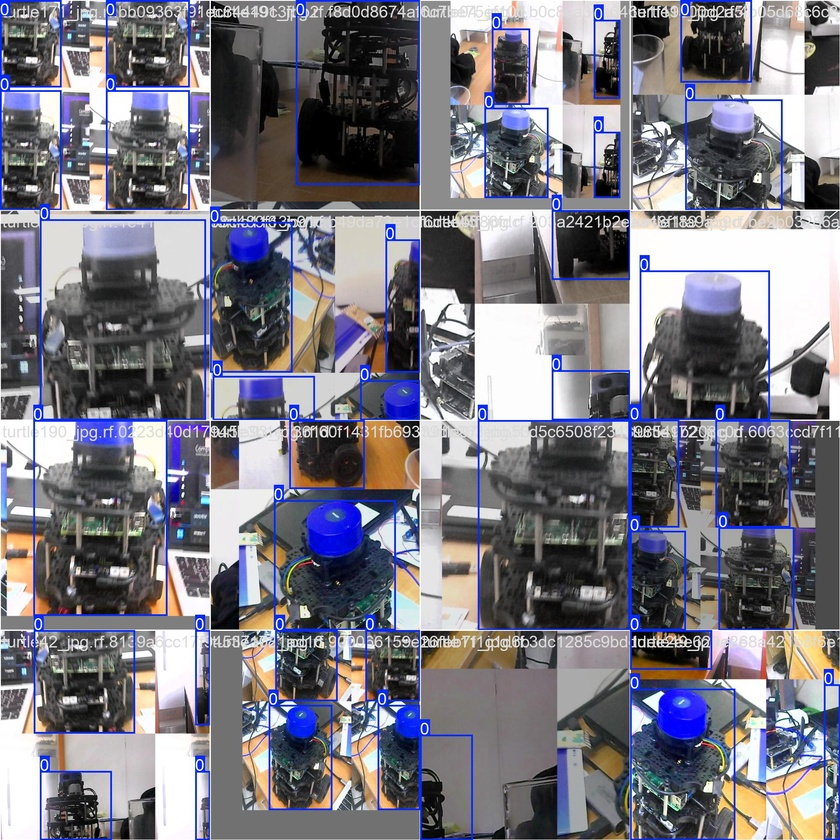
#> input picture lab3/runs/detect/train/train_batch0.jpg, 840 x 840 px, shrunk from 1920 x 1920 before the run, given in place of the camera
$ python Lab3-cv2.py
#> lines starting #> are read from the running program, lines starting #| are printed output that depends on the picture; after the words box and inside, x2 and y2 are one past the last pixel; in counts of white or black regions, pixels touching at a corner belong together
#> in main, frame is the input picture: shape (840, 840, 3); mean B, G, R 129.2, 119.8, 121.4
import cv2
import numpy as np

def detectLine(frame):
    """
    Detect a white line in the image and return:
      - lineCenter in [-1, 1] (left=-1, center=0, right=+1)
      - newFrame (frame with rectangle + center dot drawn)
    """
    newFrame = frame.copy()
    h, w = frame.shape[:2]
#> h = 840; w = 840

    roi_y0 = int(h * 0.6)
#> roi_y0 = 504
    roi = frame[roi_y0:h, 0:w]
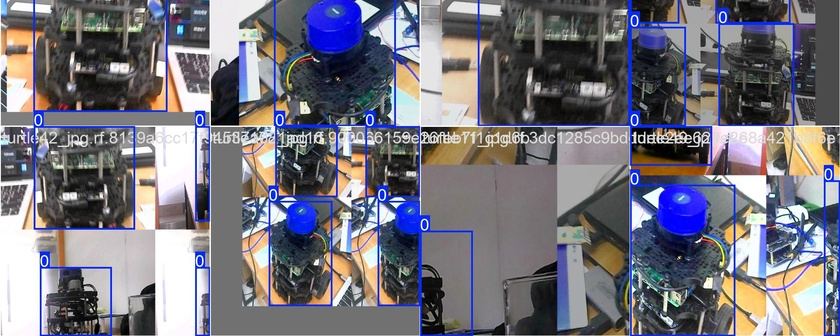
#> roi: shape (336, 840, 3); mean B, G, R 124.8, 115.3, 117.1

    hsv = cv2.cvtColor(roi, cv2.COLOR_BGR2HSV)
#> hsv: shape (336, 840, 3); mean H, S, V 76.3, 54.2, 135.9

    lower_white = np.array([0, 0, 200], dtype=np.uint8)
    upper_white = np.array([180, 40, 255], dtype=np.uint8)
    mask = cv2.inRange(hsv, lower_white, upper_white)
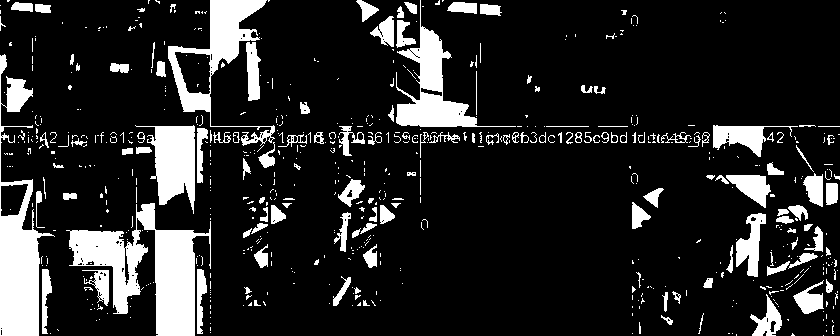
#> mask: shape (336, 840); 15.2% white; 654 white regions (508 under 20 px), largest, box (x1, y1, x2, y2) and area: (66, 203, 211, 336) 7830, (0, 54, 55, 336) 5847, (168, 0, 275, 146) 3862

    kernel = np.ones((5, 5), np.uint8)
    mask = cv2.morphologyEx(mask, cv2.MORPH_OPEN, kernel)
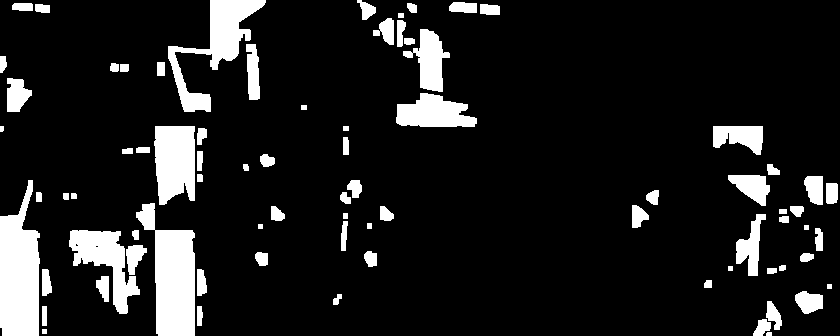
#> mask: shape (336, 840); 11.9% white; 79 white regions, largest, box (x1, y1, x2, y2) and area: (0, 180, 40, 336) 4678, (136, 203, 195, 336) 4531, (168, 0, 266, 112) 3388
    mask = cv2.morphologyEx(mask, cv2.MORPH_CLOSE, kernel)
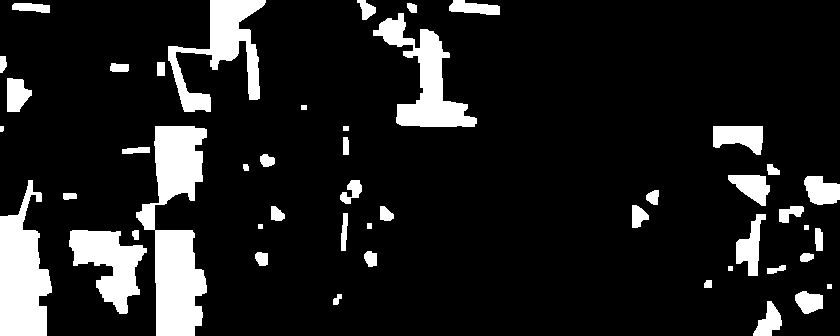
#> mask: shape (336, 840); 12.4% white; 48 white regions

    contours, _ = cv2.findContours(mask, cv2.RETR_EXTERNAL, cv2.CHAIN_APPROX_SIMPLE)
#> contours = 48 contours, 5 with area under 20; largest, box (x1, y1, x2, y2) and area: (136, 126, 207, 336) 7870, (0, 180, 52, 336) 5088, (373, 13, 477, 127) 3976, (168, 0, 266, 112) 3750, (69, 230, 147, 314) 3220

    lineCenter = 0.0

    if contours:
        c = max(contours, key=cv2.contourArea)
#> c = contour of 122 points, box (x1, y1, x2, y2) (136, 126, 207, 336), area 7870

        x, y, cw, ch = cv2.boundingRect(c)
#> x = 136; y = 126; cw = 71; ch = 210

        cx = x + cw // 2
#> cx = 171
        cy = y + ch // 2
#> cy = 231

        cx_full = cx
#> cx_full = 171
        cy_full = cy + roi_y0
#> cy_full = 735

        lineCenter = (cx_full - (w / 2)) / (w / 2)
#> lineCenter = -0.593

        cv2.rectangle(newFrame, (x, y + roi_y0), (x + cw, y + ch + roi_y0), (0, 255, 0), 2)
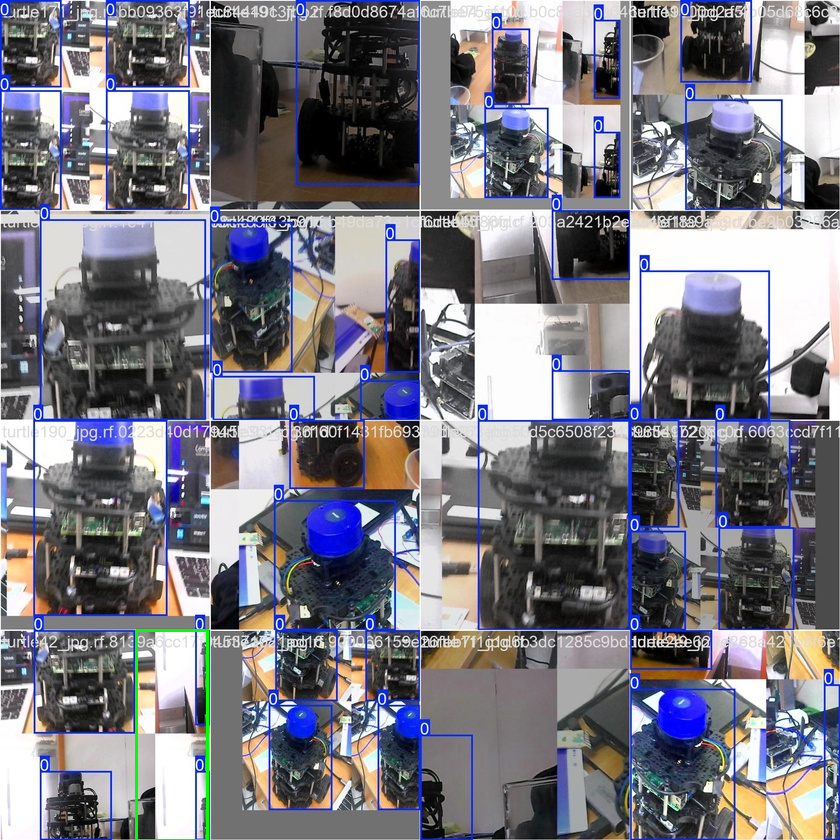
#> newFrame: shape (840, 840, 3); 0.22% of pixels changed, all inside (x1, y1, x2, y2) = (135, 629, 209, 840)
        cv2.circle(newFrame, (cx_full, cy_full), 6, (0, 0, 255), -1)
#> newFrame: shape (840, 840, 3); 0.02% of pixels changed, all inside (x1, y1, x2, y2) = (165, 729, 178, 742)

    return float(lineCenter), newFrame


def main():
    cam = cv2.VideoCapture(0)
    if not cam.isOpened():
        print("Camera did not open.")
        return

    while True:
        ret, frame = cam.read()
        if not ret:
            break

        lineCenter, newFrame = detectLine(frame)
#> lineCenter = -0.593

        cv2.imshow("Line Tracking", newFrame)

        if cv2.waitKey(1) & 0xFF == ord('q'):
#> (key q is pressed here)
            break

    cam.release()
    cv2.destroyAllWindows()


if __name__ == "__main__":
    main()

$ run again, on lab3/runs/detect/train/train_batch1.jpg
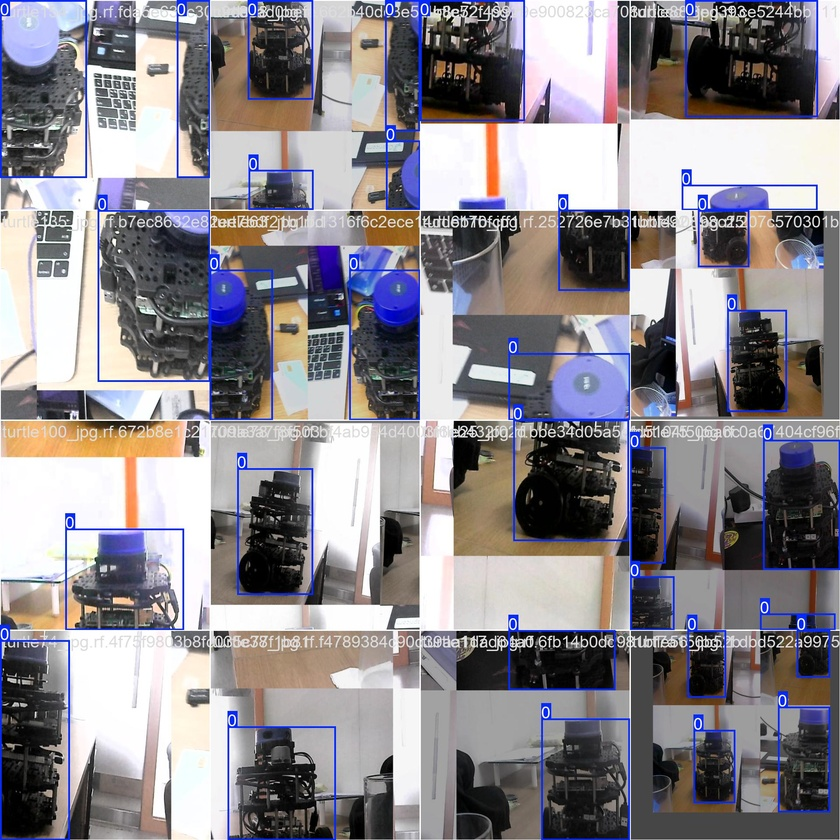
#> input picture lab3/runs/detect/train/train_batch1.jpg, 840 x 840 px, shrunk from 1920 x 1920 before the run, given in place of the camera
#> in main, frame is the input picture: shape (840, 840, 3); mean B, G, R 140.9, 135.4, 139.6
#> hsv: shape (336, 840, 3); mean H, S, V 63, 37.2, 138.7
#> in detectLine, `mask = cv2.morphologyEx(mask, cv2.MORPH_CLOSE, kernel)`:
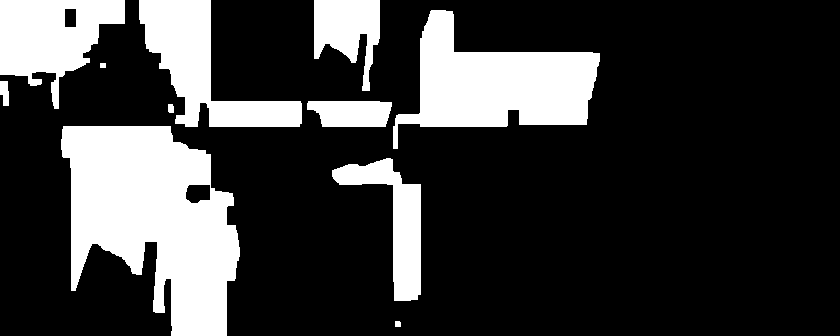
#> mask: shape (336, 840); 23.1% white; 11 white regions
#> contours = 11 contours; largest, box (x1, y1, x2, y2) and area: (61, 126, 240, 336) 24406, (393, 10, 600, 149) 13920, (139, 0, 302, 127) 8186, (0, 0, 125, 109) 7590, (332, 158, 421, 301) 4356
#> c = contour of 180 points, box (x1, y1, x2, y2) (61, 126, 240, 336), area 24406
#> x = 61; y = 126; cw = 179; ch = 210
#> cx = 150
#> cy = 231
#> cx_full = 150
#> cy_full = 735
#> in detectLine, `lineCenter = (cx_full - (w / 2)) / (w / 2)`: lineCenter = -0.643
#> in detectLine, `cv2.rectangle(newFrame, (x, y + roi_y0), (x + cw, y + ch + roi_y0), (0..`:
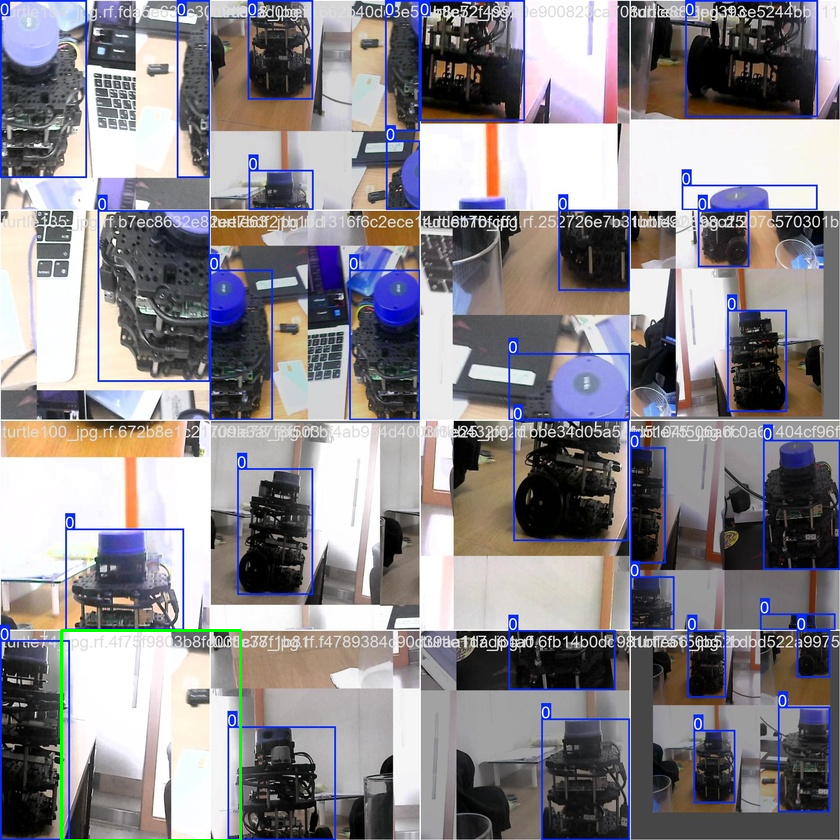
#> newFrame: shape (840, 840, 3); 0.28% of pixels changed, all inside (x1, y1, x2, y2) = (60, 629, 242, 840)

$ run again, on lab3/runs/detect/train/train_batch2.jpg
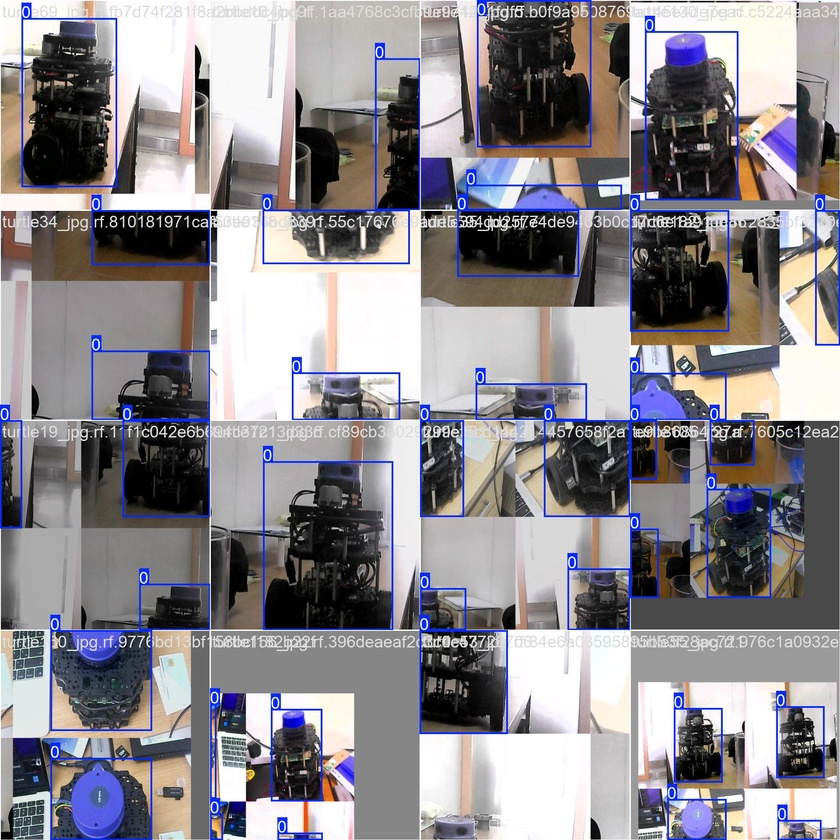
#> input picture lab3/runs/detect/train/train_batch2.jpg, 840 x 840 px, shrunk from 1920 x 1920 before the run, given in place of the camera
#> in main, frame is the input picture: shape (840, 840, 3); mean B, G, R 141.8, 136.4, 140
#> hsv: shape (336, 840, 3); mean H, S, V 62.5, 36.5, 150.2
#> in detectLine, `mask = cv2.morphologyEx(mask, cv2.MORPH_CLOSE, kernel)`:
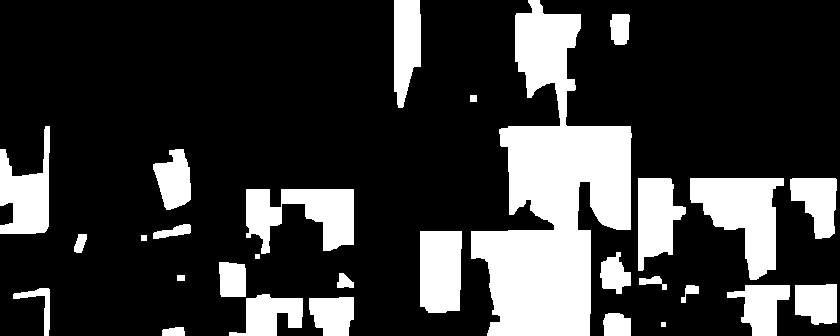
#> mask: shape (336, 840); 22.4% white; 29 white regions
#> contours = 29 contours, 2 with area under 20; largest, box (x1, y1, x2, y2) and area: (471, 0, 632, 336) 26532, (690, 178, 784, 280) 5086, (246, 189, 354, 254) 3986, (420, 231, 462, 313) 3172, (0, 126, 50, 234) 2956
#> c = contour of 223 points, box (x1, y1, x2, y2) (471, 0, 632, 336), area 26532
#> x = 471; y = 0; cw = 161; ch = 336
#> cx = 551
#> cy = 168
#> cx_full = 551
#> cy_full = 672
#> in detectLine, `lineCenter = (cx_full - (w / 2)) / (w / 2)`: lineCenter = 0.312
#> in detectLine, `cv2.rectangle(newFrame, (x, y + roi_y0), (x + cw, y + ch + roi_y0), (0..`:
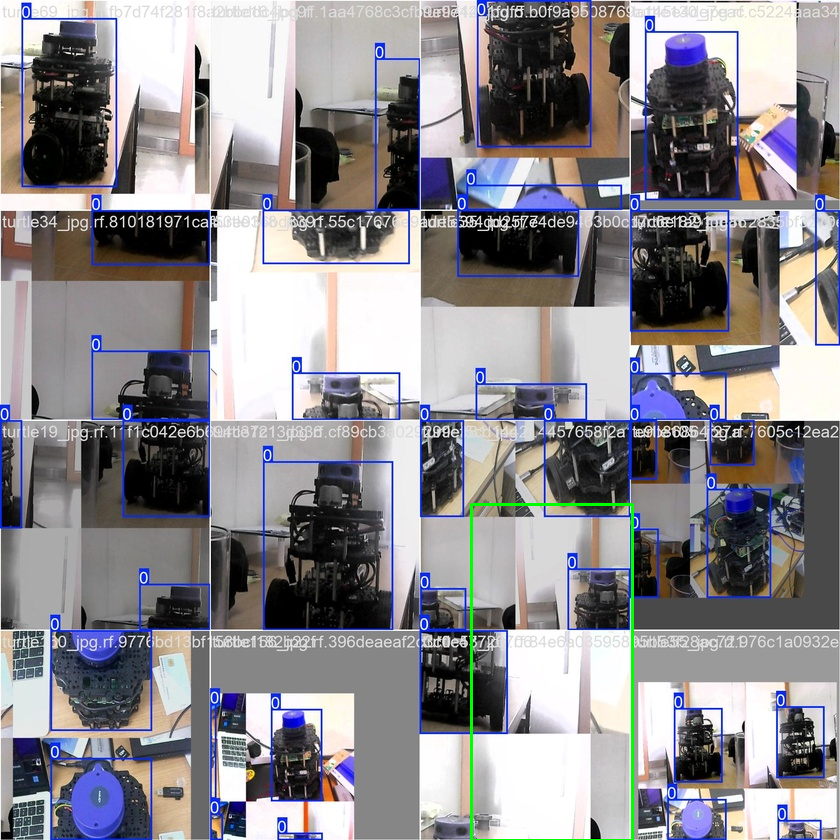
#> newFrame: shape (840, 840, 3); 0.38% of pixels changed, all inside (x1, y1, x2, y2) = (470, 503, 634, 840)

$ run again, on lab3/runs/detect/train/val_batch0_pred.jpg
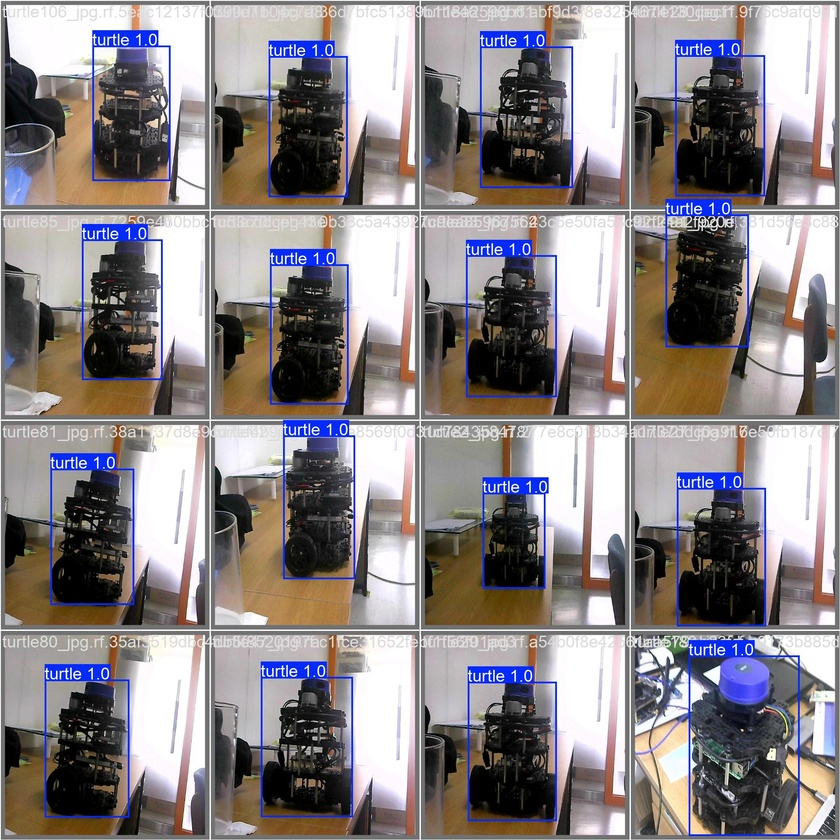
#> input picture lab3/runs/detect/train/val_batch0_pred.jpg, 840 x 840 px, shrunk from 1920 x 1920 before the run, given in place of the camera
#> in main, frame is the input picture: shape (840, 840, 3); mean B, G, R 135, 132.9, 139.1
#> hsv: shape (336, 840, 3); mean H, S, V 69, 56.5, 138.5
#> in detectLine, `mask = cv2.morphologyEx(mask, cv2.MORPH_CLOSE, kernel)`:
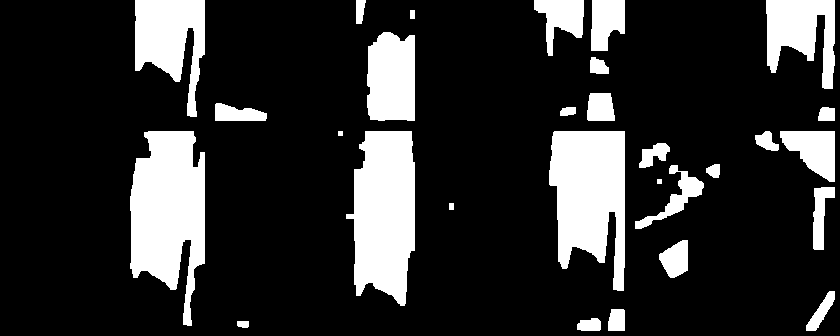
#> mask: shape (336, 840); 18.6% white; 29 white regions
#> contours = 29 contours, 2 with area under 20; largest, box (x1, y1, x2, y2) and area: (130, 131, 205, 326) 9658, (346, 131, 415, 306) 8942, (549, 131, 625, 291) 8578, (135, 0, 205, 117) 4664, (367, 32, 415, 121) 3782
#> c = contour of 136 points, box (x1, y1, x2, y2) (130, 131, 205, 326), area 9658
#> x = 130; y = 131; cw = 75; ch = 195
#> cx = 167
#> cy = 228
#> cx_full = 167
#> cy_full = 732
#> in detectLine, `lineCenter = (cx_full - (w / 2)) / (w / 2)`: lineCenter = -0.602
#> in detectLine, `cv2.rectangle(newFrame, (x, y + roi_y0), (x + cw, y + ch + roi_y0), (0..`:
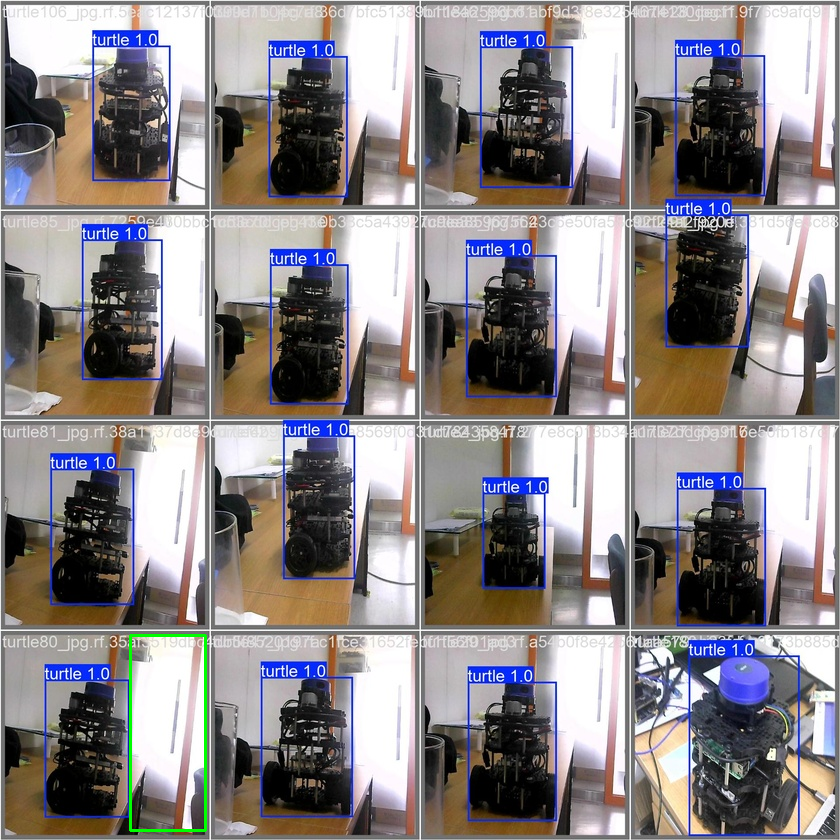
#> newFrame: shape (840, 840, 3); 0.23% of pixels changed, all inside (x1, y1, x2, y2) = (129, 634, 207, 832)
